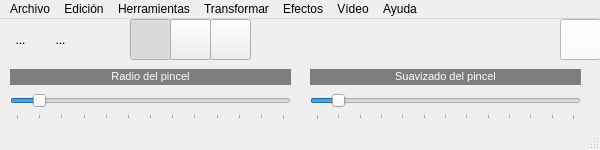
<?xml version="1.0" encoding="UTF-8"?>
<ui version="4.0">
 <class>MainWindow</class>
 <widget class="QMainWindow" name="MainWindow">
  <property name="geometry">
   <rect>
    <x>0</x>
    <y>0</y>
    <width>600</width>
    <height>150</height>
   </rect>
  </property>
  <property name="minimumSize">
   <size>
    <width>600</width>
    <height>150</height>
   </size>
  </property>
  <property name="maximumSize">
   <size>
    <width>600</width>
    <height>150</height>
   </size>
  </property>
  <property name="windowTitle">
   <string>QFotoPaint6</string>
  </property>
  <property name="windowIcon">
   <iconset resource="recursos.qrc">
    <normaloff>:/imagenes/icono.png</normaloff>:/imagenes/icono.png</iconset>
  </property>
  <widget class="QWidget" name="centralWidget">
   <widget class="QToolButton" name="toolButton">
    <property name="geometry">
     <rect>
      <x>40</x>
      <y>0</y>
      <width>41</width>
      <height>41</height>
     </rect>
    </property>
    <property name="text">
     <string>...</string>
    </property>
    <property name="icon">
     <iconset resource="recursos.qrc">
      <normaloff>:/imagenes/abrir.png</normaloff>:/imagenes/abrir.png</iconset>
    </property>
    <property name="iconSize">
     <size>
      <width>32</width>
      <height>32</height>
     </size>
    </property>
    <property name="autoRaise">
     <bool>true</bool>
    </property>
   </widget>
   <widget class="QToolButton" name="toolButton_2">
    <property name="geometry">
     <rect>
      <x>0</x>
      <y>0</y>
      <width>41</width>
      <height>41</height>
     </rect>
    </property>
    <property name="text">
     <string>...</string>
    </property>
    <property name="icon">
     <iconset resource="recursos.qrc">
      <normaloff>:/imagenes/nuevo.png</normaloff>:/imagenes/nuevo.png</iconset>
    </property>
    <property name="iconSize">
     <size>
      <width>32</width>
      <height>32</height>
     </size>
    </property>
    <property name="autoRaise">
     <bool>true</bool>
    </property>
   </widget>
   <widget class="QLabel" name="label">
    <property name="geometry">
     <rect>
      <x>10</x>
      <y>50</y>
      <width>281</width>
      <height>16</height>
     </rect>
    </property>
    <property name="styleSheet">
     <string notr="true">background-color: rgb(126, 126, 126);</string>
    </property>
    <property name="text">
     <string>&lt;!DOCTYPE HTML PUBLIC &quot;-//W3C//DTD HTML 4.0//EN&quot; &quot;http://www.w3.org/TR/REC-html40/strict.dtd&quot;&gt;
&lt;html&gt;&lt;head&gt;&lt;meta name=&quot;qrichtext&quot; content=&quot;1&quot; /&gt;&lt;style type=&quot;text/css&quot;&gt;
p, li { white-space: pre-wrap; }
&lt;/style&gt;&lt;/head&gt;&lt;body style=&quot; font-family:'MS Shell Dlg 2'; font-size:8.25pt; font-weight:400; font-style:normal;&quot;&gt;
&lt;p style=&quot; margin-top:0px; margin-bottom:0px; margin-left:0px; margin-right:0px; -qt-block-indent:0; text-indent:0px;&quot;&gt;&lt;span style=&quot; font-size:8pt; color:#ffffff;&quot;&gt;Radio del pincel&lt;/span&gt;&lt;/p&gt;&lt;/body&gt;&lt;/html&gt;</string>
    </property>
    <property name="alignment">
     <set>Qt::AlignmentFlag::AlignCenter</set>
    </property>
    <property name="wordWrap">
     <bool>false</bool>
    </property>
   </widget>
   <widget class="QSlider" name="horizontalSlider">
    <property name="geometry">
     <rect>
      <x>10</x>
      <y>70</y>
      <width>281</width>
      <height>31</height>
     </rect>
    </property>
    <property name="maximum">
     <number>120</number>
    </property>
    <property name="value">
     <number>10</number>
    </property>
    <property name="orientation">
     <enum>Qt::Orientation::Horizontal</enum>
    </property>
    <property name="tickPosition">
     <enum>QSlider::TickPosition::TicksBelow</enum>
    </property>
    <property name="tickInterval">
     <number>10</number>
    </property>
   </widget>
   <widget class="QLabel" name="label_2">
    <property name="geometry">
     <rect>
      <x>310</x>
      <y>50</y>
      <width>271</width>
      <height>16</height>
     </rect>
    </property>
    <property name="styleSheet">
     <string notr="true">background-color: rgb(126, 126, 126);</string>
    </property>
    <property name="text">
     <string>&lt;!DOCTYPE HTML PUBLIC &quot;-//W3C//DTD HTML 4.0//EN&quot; &quot;http://www.w3.org/TR/REC-html40/strict.dtd&quot;&gt;
&lt;html&gt;&lt;head&gt;&lt;meta name=&quot;qrichtext&quot; content=&quot;1&quot; /&gt;&lt;style type=&quot;text/css&quot;&gt;
p, li { white-space: pre-wrap; }
&lt;/style&gt;&lt;/head&gt;&lt;body style=&quot; font-family:'MS Shell Dlg 2'; font-size:8.25pt; font-weight:400; font-style:normal;&quot;&gt;
&lt;p style=&quot; margin-top:0px; margin-bottom:0px; margin-left:0px; margin-right:0px; -qt-block-indent:0; text-indent:0px;&quot;&gt;&lt;span style=&quot; font-size:8pt; color:#ffffff;&quot;&gt;Suavizado del pincel&lt;/span&gt;&lt;/p&gt;&lt;/body&gt;&lt;/html&gt;</string>
    </property>
    <property name="alignment">
     <set>Qt::AlignmentFlag::AlignCenter</set>
    </property>
    <property name="wordWrap">
     <bool>false</bool>
    </property>
   </widget>
   <widget class="QSlider" name="horizontalSlider_2">
    <property name="geometry">
     <rect>
      <x>310</x>
      <y>70</y>
      <width>271</width>
      <height>31</height>
     </rect>
    </property>
    <property name="maximum">
     <number>120</number>
    </property>
    <property name="value">
     <number>10</number>
    </property>
    <property name="orientation">
     <enum>Qt::Orientation::Horizontal</enum>
    </property>
    <property name="tickPosition">
     <enum>QSlider::TickPosition::TicksBelow</enum>
    </property>
    <property name="tickInterval">
     <number>10</number>
    </property>
   </widget>
   <widget class="QToolButton" name="toolButton_3">
    <property name="geometry">
     <rect>
      <x>80</x>
      <y>0</y>
      <width>41</width>
      <height>41</height>
     </rect>
    </property>
    <property name="text">
     <string/>
    </property>
    <property name="icon">
     <iconset resource="recursos.qrc">
      <normaloff>:/imagenes/guardar.png</normaloff>:/imagenes/guardar.png</iconset>
    </property>
    <property name="iconSize">
     <size>
      <width>32</width>
      <height>32</height>
     </size>
    </property>
    <property name="autoRaise">
     <bool>true</bool>
    </property>
   </widget>
   <widget class="QToolButton" name="toolButton_4">
    <property name="geometry">
     <rect>
      <x>130</x>
      <y>0</y>
      <width>41</width>
      <height>41</height>
     </rect>
    </property>
    <property name="text">
     <string/>
    </property>
    <property name="icon">
     <iconset resource="recursos.qrc">
      <normaloff>:/imagenes/punto.png</normaloff>:/imagenes/punto.png</iconset>
    </property>
    <property name="iconSize">
     <size>
      <width>32</width>
      <height>32</height>
     </size>
    </property>
    <property name="checkable">
     <bool>true</bool>
    </property>
    <property name="checked">
     <bool>true</bool>
    </property>
    <property name="autoExclusive">
     <bool>true</bool>
    </property>
   </widget>
   <widget class="QToolButton" name="toolButton_5">
    <property name="geometry">
     <rect>
      <x>170</x>
      <y>0</y>
      <width>41</width>
      <height>41</height>
     </rect>
    </property>
    <property name="text">
     <string/>
    </property>
    <property name="icon">
     <iconset resource="recursos.qrc">
      <normaloff>:/imagenes/linea.png</normaloff>:/imagenes/linea.png</iconset>
    </property>
    <property name="iconSize">
     <size>
      <width>32</width>
      <height>32</height>
     </size>
    </property>
    <property name="checkable">
     <bool>true</bool>
    </property>
    <property name="autoExclusive">
     <bool>true</bool>
    </property>
   </widget>
   <widget class="QToolButton" name="toolButton_6">
    <property name="geometry">
     <rect>
      <x>210</x>
      <y>0</y>
      <width>41</width>
      <height>41</height>
     </rect>
    </property>
    <property name="text">
     <string/>
    </property>
    <property name="icon">
     <iconset resource="recursos.qrc">
      <normaloff>:/imagenes/seleccionar.png</normaloff>:/imagenes/seleccionar.png</iconset>
    </property>
    <property name="iconSize">
     <size>
      <width>32</width>
      <height>32</height>
     </size>
    </property>
    <property name="checkable">
     <bool>true</bool>
    </property>
    <property name="autoExclusive">
     <bool>true</bool>
    </property>
   </widget>
   <widget class="QPushButton" name="pushButton">
    <property name="geometry">
     <rect>
      <x>560</x>
      <y>0</y>
      <width>41</width>
      <height>41</height>
     </rect>
    </property>
    <property name="styleSheet">
     <string notr="true">background-color: rgb(255, 255, 255);</string>
    </property>
    <property name="text">
     <string/>
    </property>
   </widget>
  </widget>
  <widget class="QMenuBar" name="menuBar">
   <property name="geometry">
    <rect>
     <x>0</x>
     <y>0</y>
     <width>600</width>
     <height>22</height>
    </rect>
   </property>
   <widget class="QMenu" name="menuArchivo">
    <property name="title">
     <string>Archivo</string>
    </property>
    <addaction name="actionNueva_imagen"/>
    <addaction name="actionAbrir_imagen"/>
    <addaction name="separator"/>
    <addaction name="actionGuardar"/>
    <addaction name="actionGuardar_como"/>
    <addaction name="separator"/>
    <addaction name="actionCerrar"/>
    <addaction name="actionSalir"/>
   </widget>
   <widget class="QMenu" name="menuEdici_n">
    <property name="title">
     <string>Edición</string>
    </property>
    <widget class="QMenu" name="menuOpciones">
     <property name="title">
      <string>Opciones</string>
     </property>
     <addaction name="actionColor_del_pincel"/>
     <addaction name="actionPreguntar_si_guardar"/>
    </widget>
    <addaction name="actionSeleccionar_todo"/>
    <addaction name="separator"/>
    <addaction name="menuOpciones"/>
   </widget>
   <widget class="QMenu" name="menuHerramientas">
    <property name="title">
     <string>Herramientas</string>
    </property>
    <addaction name="actionPunto"/>
    <addaction name="actionLinea"/>
    <addaction name="actionSeleccionar"/>
   </widget>
   <widget class="QMenu" name="menuTransformar">
    <property name="title">
     <string>Transformar</string>
    </property>
    <widget class="QMenu" name="menuRotar">
     <property name="title">
      <string>Rotar</string>
     </property>
     <addaction name="actionRotar_90"/>
     <addaction name="actionRotar_180"/>
     <addaction name="actionRotar_91"/>
    </widget>
    <addaction name="actionBrillo_contraste"/>
    <addaction name="actionInvertir"/>
    <addaction name="menuRotar"/>
    <addaction name="actionMedia_ponderada"/>
   </widget>
   <widget class="QMenu" name="menuEfectos">
    <property name="title">
     <string>Efectos</string>
    </property>
    <widget class="QMenu" name="menuSuavizado">
     <property name="title">
      <string>Suavizado</string>
     </property>
     <addaction name="actionGausiano"/>
     <addaction name="actionMedia"/>
    </widget>
    <addaction name="menuSuavizado"/>
   </widget>
   <widget class="QMenu" name="menuV_deo">
    <property name="title">
     <string>Vídeo</string>
    </property>
    <widget class="QMenu" name="menuImagen_a_v_deo">
     <property name="title">
      <string>Imagen a vídeo</string>
     </property>
     <addaction name="actionRotar_imagen"/>
    </widget>
    <widget class="QMenu" name="menuV_deo_a_imagen">
     <property name="title">
      <string>Vídeo a imagen</string>
     </property>
     <addaction name="actionImagen_media"/>
    </widget>
    <addaction name="menuImagen_a_v_deo"/>
    <addaction name="menuV_deo_a_imagen"/>
    <addaction name="actionV_deo_a_video"/>
   </widget>
   <widget class="QMenu" name="menuAyuda">
    <property name="title">
     <string>Ayuda</string>
    </property>
    <addaction name="actionAcerca_de"/>
   </widget>
   <addaction name="menuArchivo"/>
   <addaction name="menuEdici_n"/>
   <addaction name="menuHerramientas"/>
   <addaction name="menuTransformar"/>
   <addaction name="menuEfectos"/>
   <addaction name="menuV_deo"/>
   <addaction name="menuAyuda"/>
  </widget>
  <widget class="QStatusBar" name="statusBar"/>
  <action name="actionNueva_imagen">
   <property name="text">
    <string>Nueva imagen...</string>
   </property>
  </action>
  <action name="actionAbrir_imagen">
   <property name="text">
    <string>Abrir imagen...</string>
   </property>
  </action>
  <action name="actionGuardar">
   <property name="text">
    <string>Guardar</string>
   </property>
  </action>
  <action name="actionGuardar_como">
   <property name="text">
    <string>Guardar como...</string>
   </property>
  </action>
  <action name="actionCerrar">
   <property name="text">
    <string>Cerrar</string>
   </property>
  </action>
  <action name="actionSalir">
   <property name="text">
    <string>Salir</string>
   </property>
  </action>
  <action name="actionPunto">
   <property name="text">
    <string>Punto</string>
   </property>
  </action>
  <action name="actionLinea">
   <property name="text">
    <string>Línea</string>
   </property>
  </action>
  <action name="actionSeleccionar">
   <property name="text">
    <string>Seleccionar</string>
   </property>
  </action>
  <action name="actionSeleccionar_todo">
   <property name="text">
    <string>Seleccionar todo</string>
   </property>
  </action>
  <action name="actionColor_del_pincel">
   <property name="text">
    <string>Color del pincel...</string>
   </property>
  </action>
  <action name="actionPreguntar_si_guardar">
   <property name="checkable">
    <bool>true</bool>
   </property>
   <property name="checked">
    <bool>false</bool>
   </property>
   <property name="text">
    <string>Preguntar si guardar</string>
   </property>
  </action>
  <action name="actionBrillo_contraste">
   <property name="text">
    <string>Brillo/Contraste...</string>
   </property>
  </action>
  <action name="actionInvertir">
   <property name="text">
    <string>Invertir</string>
   </property>
  </action>
  <action name="actionRotar_90">
   <property name="text">
    <string>Rotar 90º</string>
   </property>
  </action>
  <action name="actionRotar_91">
   <property name="text">
    <string>Rotar 270º</string>
   </property>
  </action>
  <action name="actionMedia_ponderada">
   <property name="text">
    <string>Media ponderada...</string>
   </property>
  </action>
  <action name="actionRotar_180">
   <property name="text">
    <string>Rotar 180º</string>
   </property>
  </action>
  <action name="actionGausiano">
   <property name="text">
    <string>Gausiano...</string>
   </property>
  </action>
  <action name="actionMedia">
   <property name="text">
    <string>Media...</string>
   </property>
  </action>
  <action name="actionV_deo_a_video">
   <property name="text">
    <string>Vídeo a video</string>
   </property>
  </action>
  <action name="actionRotar_imagen">
   <property name="text">
    <string>Rotar imagen...</string>
   </property>
  </action>
  <action name="actionAcerca_de">
   <property name="text">
    <string>Acerca de...</string>
   </property>
  </action>
  <action name="actionImagen_media">
   <property name="text">
    <string>Imagen media...</string>
   </property>
  </action>
 </widget>
 <layoutdefault spacing="6" margin="11"/>
 <resources>
  <include location="recursos.qrc"/>
 </resources>
 <connections/>
</ui>
